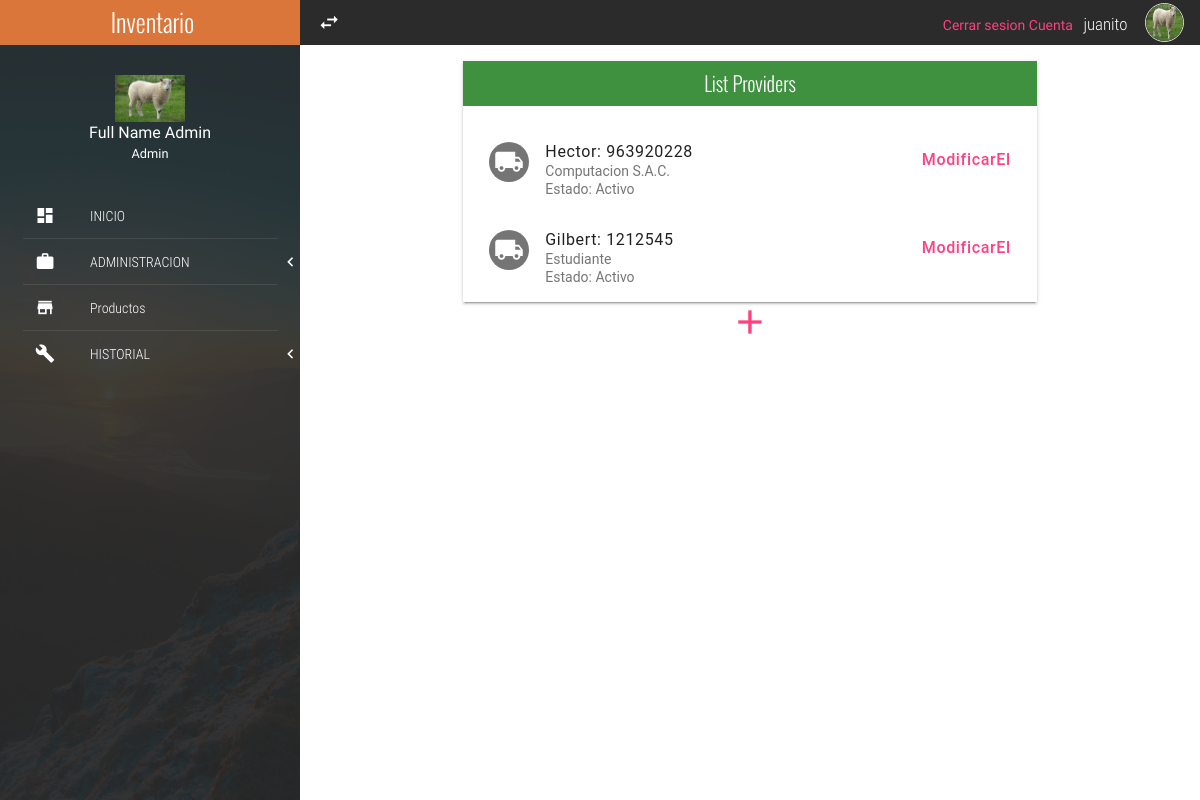
The page /provider/ (signed in) on the database its author committed.
### accounts/models.py (models this page shows, shortened)
class Account(models.Model):
    user = models.OneToOneField(User, on_delete=models.CASCADE)
    photo = models.ImageField(default='default.jpg',upload_to='profile_pics')

### provider/models.py (models this page shows, shortened)
class Provider(models.Model):
	provider_status = [
		(1,"Activo"),
		(2,"Inactivo"),
	]
	ruc = models.IntegerField()
	razonSocial = models.CharField(max_length = 100)
	persona = models.CharField(max_length = 100)
	direccion = models.CharField(max_length = 200)
	email = models.EmailField(max_length = 254)
	telefono = models.IntegerField()
	estado =  models.IntegerField(
		null=False, blank=False,
		choices=provider_status,
		default=1,
	)

### provider/views.py (the view)
# urls.py: path('provider/', providers, name='provider'),
def providers (request):
	context = {
		'provs' : Provider.objects.all(),
	}
	return render(request, 'provider/proveedores.html',context)

### provider/templates/provider/proveedores.html
{% extends 'index.html' %}
{% block content %}
		<div class="a">
			<div class="mdl-tabs__panel">
				<div class="mdl-grid">
					<div class="mdl-cell mdl-cell--4-col-phone mdl-cell--8-col-tablet mdl-cell--8-col-desktop mdl-cell--2-offset-desktop">
						<div class="full-width panel mdl-shadow--2dp">
							<div class="full-width panel-tittle bg-success text-center tittles">
								List Providers
							</div>
							<div class="full-width panel-content">
								{% for prov in provs %}
									<div class="mdl-list">
									<div class="mdl-list__item mdl-list__item--two-line">
										<span class="mdl-list__item-primary-content">
											<i class="zmdi zmdi-truck mdl-list__item-avatar"></i>
											<span>
												{{prov.persona}}:
												{{prov.telefono}}
											</span>
											<span class="mdl-list__item-sub-title">
												{{prov.razonSocial}}
											</span>
											<p class="mdl-list__item-sub-title">
												{% if prov.estado == 1 %}
													Estado: Activo
												{% else %}
													Estado: Inactivo
												{% endif %}
											</p>
										</span>
										<a class="mdl-list__item-secondary-action" href="{% url 'modificarProveedor' prov.id %}">Modificar</a>
										<a class="mdl-list__item-secondary-action" href="{% url 'eliminarProveedor' prov.id %}"> El</a>
									</div>
								</div>
								{% endfor %}
							</div>
						</div>
						<p class="text-center">
							<a href="{% url 'crearProveedor' %}"
								style="font-size: 40px;"
							>
							<i class="zmdi zmdi-plus"></i></a>
						</p>
					</div>
				</div>
			</div>
		</div>
{% endblock %}

### templates/index.html (shortened to what this page needs)
{% load static %}
<!DOCTYPE html>
<html lang="es">
<head>
	<link rel="stylesheet" href="http://cdn.jsdelivr.net/npm/bootstrap@4.1.3/dist/css/bootstrap.min.css">
	<link rel="stylesheet" href="{% static 'css/normalize.css' %}">
	<link rel="stylesheet" href="{% static 'css/sweetalert2.css' %}">
	<link rel="stylesheet" href="{% static 'css/material.min.css' %}">
	<link rel="stylesheet" href="{% static 'css/material-design-iconic-font.min.css' %}">
	<link rel="stylesheet" href="{% static 'css/jquery.mCustomScrollbar.css' %}">
	<link rel="stylesheet" href="{% static 'css/main.css' %}">
</head>
<body>
	<section class="full-width navLateral">
		<div class="full-width navLateral-bg btn-menu"></div>
		<div class="full-width navLateral-body">
			<div class="full-width navLateral-body-logo text-center tittles">
				 Inventario
			</div>
			<figure class="full-width navLateral-body-tittle-menu">
				<div>
					<img src="{{ user.account.photo.url }}" alt="Avatar" class="img-responsive">
				</div>
				<figcaption>
					<span>
						Full Name Admin<br>
						<small>Admin</small>
					</span>
				</figcaption>
			</figure>
			<nav class="full-width">
				<ul class="full-width list-unstyle menu-principal">
					<li class="full-width">
						<a href="{% url 'homePage' %}" class="full-width">
							<div class="navLateral-body-cl">
								<i class="zmdi zmdi-view-dashboard"></i>
							</div>
							<div class="navLateral-body-cr">
								INICIO
							</div>
						</a>
					</li>
					<li class="full-width divider-menu-h"></li>
					<li class="full-width">
						<a href="#" class="full-width btn-subMenu">
							<div class="navLateral-body-cl">
								<i class="zmdi zmdi-case"></i>
							</div>
							<div class="navLateral-body-cr">
								ADMINISTRACION
							</div>
							<span class="zmdi zmdi-chevron-left"></span>
						</a>
					</li>
					<li class="full-width divider-menu-h"></li>
					<li class="full-width">
						<a href="{% url 'listProduct' %}" class="full-width">
							<div class="navLateral-body-cl">
								<i class="zmdi zmdi-store"></i>
							</div>
							<div class="navLateral-body-cr">
								Productos
							</div>
						</a>
					</li>
					<li class="full-width divider-menu-h"></li>
					<li class="full-width">
						<a href="{% url 'historial' %}" class="full-width btn-subMenu">
							<div class="navLateral-body-cl">
								<i class="zmdi zmdi-wrench"></i>
							</div>
							<div class="navLateral-body-cr">
								HISTORIAL
							</div>
							<span class="zmdi zmdi-chevron-left"></span>
						</a>
					</li>
				</ul>
			</nav>
		</div>
	</section>
	<section class="full-width pageContent">
		<div class="full-width navBar">
			<div class="full-width navBar-options">
				<i class="zmdi zmdi-swap btn-menu" id="btn-menu"></i>
				<nav class="navBar-options-list">
					<ul class="list-unstyle">
						<a href="{% url 'logout' %}">Cerrar sesion</a>
						<a href="{% url 'account' %}">Cuenta</a>
						<li class="text-condensedLight noLink" ><small>{{user.username}}</small></li>
						<li class="noLink">
							<figure >
								<img  src="{{ user.account.photo.url }}" alt="Avatar" class="img-responsive">
							</figure>
						</li>
					</ul>
				</nav>
			</div>
		</div>
		{% block content %}{% endblock %}
	</section>
</body>
</html>

### static/css/main.css (style rules this page uses)
:root { --color-text: #3F51B5; --primary-color: #2B2B2C; --acent-color: #DB763B; }
html, body { width: 100%; height: 100%; margin: 0; padding: 0; font-size: 16px; font-family: "RobotoRegular"; position: relative; background-color: #fff; }
.text-condensedLight { font-family: "RobotoCondensedLight"; }
.text-center { text-align: center; }
.tittles { font-family: "OswaldLight"; }
.full-width { margin: 0; padding: 0; width: 100%; box-sizing: border-box; }
.list-unstyle { margin: 0; padding: 0; list-style: none; box-sizing: border-box; }
.img-responsive { width: 100%; height: auto; }
.divider-menu-h { height: 0; border-top: 1px solid rgba(255, 255, 255, .09); width: 85%; margin: 0 auto; }
.mdl-list__item-avatar { line-height: 40px; text-align: center; font-size: 30px; }
.panel { height: auto; }
.panel-tittle { height: 45px; display: block; line-height: 45px; color: #fff; font-size: 20px; }
.panel-content { display: block; padding: 10px; }
.bg-success { background-color: #3f903f !important; }
.navBar { background-color: var(--primary-color); height: 45px; color: #fff; }
.navBar-options { line-height: 45px; height: 45px; position: absolute; width: 100%; top: 0; right: 0; padding: 0; transition: all .3s ease-in-out; }
.navBar-options .btn-menu, .navBar-options-list { line-height: 45px; position: absolute; top: 0; height: 45px; margin: 0; padding: 0; }
.navBar-options .btn-menu { width: 40px; left: 0; font-size: 23px; cursor: pointer; user-select: none; text-align: center; outline: none; margin-left: 9px; }
.navBar-options-list { right: 9px; }
.navBar-options-list .noLink { cursor: inherit !important; }
.navBar-options-list ul { height: 45px; }
.navBar-options-list ul li { height: 45px; line-height: 45px; cursor: pointer; display: inline-block; padding: 0 7px; font-size: 21px; -moz-user-select: none; -webkit-user-select: none; -ms-user-select: none; }
.navBar-options-list ul li { outline: none; }
.navBar-options-list ul li figure, .navBar-options-list ul li figure img { margin: 0; padding: 0; padding-top: 0; margin-top: 0; box-sizing: border-box; }
.navBar-options-list ul li figure { height: 45px; }
.navBar-options-list ul li figure img { border: 1px solid #E1E1E1; border-radius: 50%; width: 39px; height: 39px; margin-bottom: 3px; }
.navLateral, .navLateral-body, .navLateral-bg { position: absolute; top: 0; height: 100%; }
.navLateral { left: 0; width: 300px; z-index: 100; transition: all .3s ease-in-out; background-image: url("../assets/img/FontNavLateral.jpg"); background-size: cover; color: #fff; overflow: hidden; }
.navLateral-body { z-index: 82; left: 0; padding-bottom: 30px; background-color: rgba(43, 43, 44, .9); }
.navLateral-body-logo { height: 45px; line-height: 45px; color: #fff; width: 100%; font-size: 25px; background-color: var(--acent-color); }
.navLateral-body-cl, .navLateral-body-cr { box-sizing: border-box; height: 77px; float: left; margin: 0; padding: 0; position: relative; }
.navLateral-body-cl { width: 30%; }
.navLateral-body-cr { width: 70%; font-family: "RobotoCondensedLight"; }
.navLateral-body-tittle-menu { text-align: center; padding: 30px 0; }
.navLateral-body-tittle-menu img { max-width: 70px; }
.menu-principal li, .menu-principal li a { display: block; }
.menu-principal li a { height: 45px; color: #fff; position: relative; transition: all .3s ease-in-out; }
.menu-principal li a div.navLateral-body-cl, .menu-principal li a div.navLateral-body-cr { height: 45px; line-height: 45px; }
.menu-principal li a div.navLateral-body-cl { text-align: center; font-size: 20px; }
.btn-subMenu span { position: absolute; top: 0; right: 7px; line-height: 45px; height: 45px; font-size: 19px; }
.pageContent { padding-left: 300px; width: 100%; height: 100%; overflow: hidden; z-index: 77; background-color: #fff; transition: all .3s ease-in-out; }

### rows shown on the page
Provider: persona "Hector", telefono "963920228", razonSocial "Computacion S.A.C.", estado "Estado: Activo"
Provider: persona "Gilbert", telefono "1212545", razonSocial "Estudiante", estado "Estado: Activo"

### other values the page prints
{{ user.username }} "juanito"
